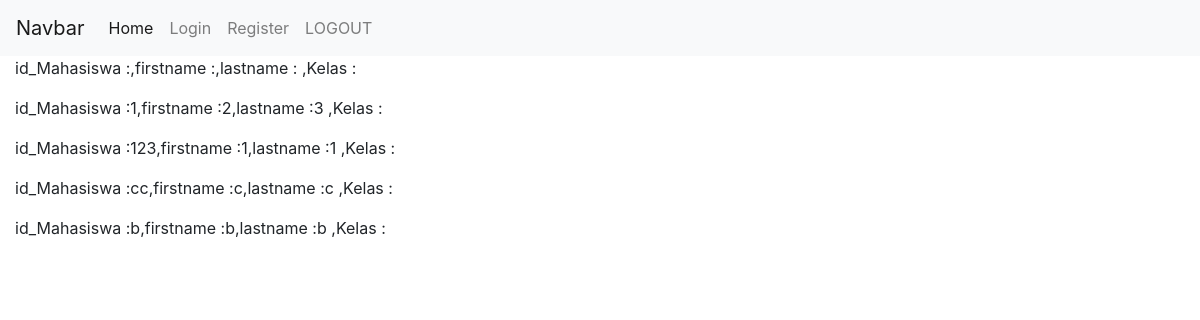
The page /view-profil-siswa on the database its author committed.
### models.py (models this page shows)
class mahasiswa(db.Model):
    id_Mahasiswa = db.Column(db.String, primary_key=True)
    firstname = db.Column(db.String(50))
    lastname = db.Column(db.String(50))
    kelas = db.Column(db.String(10))
    password = db.Column(db.String(50))
    email = db.Column(db.String(50), unique=True, index=True)

### routing.py (the view)
@app.route('/view-profil-siswa')
def view():
    return render_template("view.html",values=mahasiswa.query.all())

### templates/view.html (shortened to what this page needs)
{% extends   "base.html" %}
{% block content  %}
    {% for item in values %}
        <P> id_Mahasiswa :{{item.id_Mahasiswa}},firstname :{{item.firstname}},lastname :{{item.lastname}} ,Kelas : {{item.Kelas}}</p>
    {% endfor %}
{% endblock  %}

### rows shown on the page
mahasiswa: id_Mahasiswa "1", firstname "2", lastname "3"
mahasiswa: id_Mahasiswa "123", firstname "1", lastname "1"
mahasiswa: id_Mahasiswa "cc", firstname "c", lastname "c"
mahasiswa: id_Mahasiswa "b", firstname "b", lastname "b"
